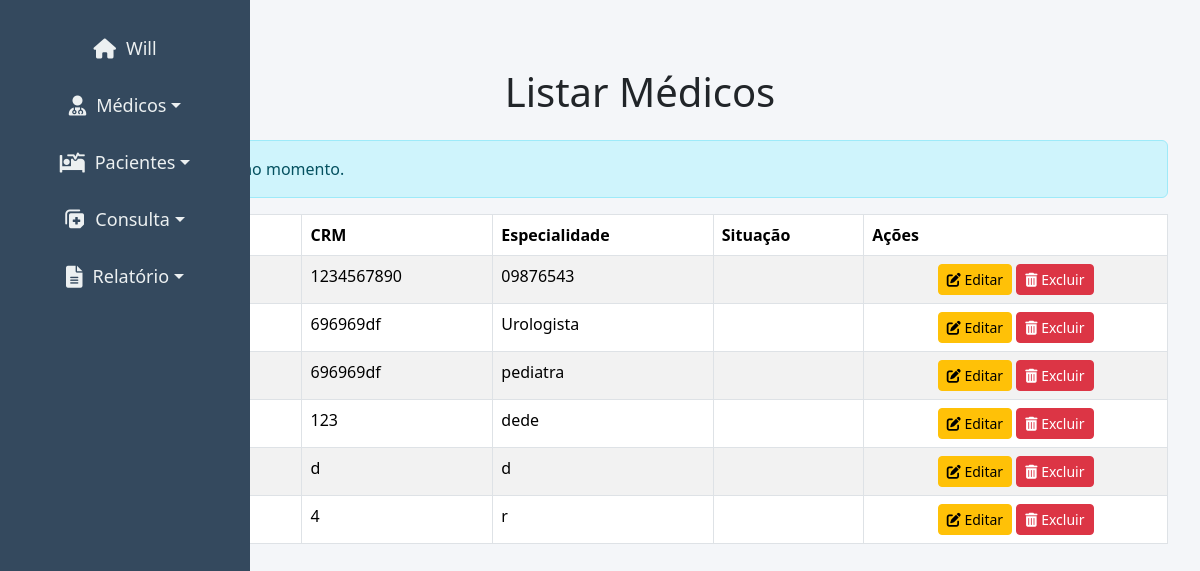
/?page=listar-medico, run on the app's committed database.
### tables this page shows
CREATE TABLE `medico` (
  `id_medico` int(10) UNSIGNED NOT NULL,
  `nome_medico` varchar(100) DEFAULT NULL,
  `crm_medico` varchar(20) DEFAULT NULL,
  `especialidade_medico` varchar(20) DEFAULT NULL
);

### listar-medico.php (the view, shortened to what this page needs)
<!DOCTYPE html>
<html lang="pt-BR">
<head>
  <link href="path/to/bootstrap.min.css" rel="stylesheet">
  <link href="https://cdnjs.cloudflare.com/ajax/libs/font-awesome/6.0.0-beta3/css/all.min.css" rel="stylesheet">
</head>
<body>
<div class="container my-5">
  <h1 class="text-center mb-4">Listar Médicos</h1>
  <?php
    $sql = "SELECT * FROM medico";
    $res = $conn->query($sql);
    $qtd = $res->num_rows;
    if($qtd > 0){
        echo "<div class='alert alert-info'><b>$qtd</b> Médico ativo no momento.</div>";
        echo "<div class='table-responsive'>";
        echo "<table class='table table-bordered table-striped table-hover'>";
        echo "<thead class='thead-dark'>";
        echo "<tr>";
        echo "<th>#</th>";
        echo "<th>Nome</th>";
        echo "<th>CRM</th>";
        echo "<th>Especialidade</th>";
        echo "<th>Situação</th>";
        echo "<th>Ações</th>";
        echo "</tr>";
        echo "</thead>";
        echo "<tbody>";
        while($row = $res->fetch_object()){
            echo "<tr>";
            echo "<td>".$row->id_medico."</td>";
            echo "<td>".$row->nome_medico."</td>";
            echo "<td>".$row->crm_medico."</td>";
            echo "<td>".$row->especialidade_medico."</td>";
            echo "<td>".$row->situacao."</td>";
            echo "<td class='text-center'>
                    <button class='btn btn-warning btn-sm'
                            onclick=\"location.href='?page=editar-medico&id_medico=".$row->id_medico."';\"
                            aria-label='Editar'>
                      <i class='fas fa-edit'></i> Editar
                    </button>
                    <button class='btn btn-danger btn-sm'
                            onclick=\"if(confirm('Deseja realmente excluir?')){location.href='?page=salvar-medico&acao=excluir&id_medico=".$row->id_medico."';}else{false;}\"
                            aria-label='Excluir'>
                      <i class='fas fa-trash-alt'></i> Excluir
                    </button>
                  </td>";
            echo "</tr>";
        }
        echo "</tbody>";
        echo "</table>";
        echo "</div>";
    } else {
        echo "<div class='alert alert-warning'>Não encontrou resultados</div>";
    }
  ?>
</div>
</body>
</html>

### index.php (shortened to what this page needs)
<!DOCTYPE html>
<html lang="pt-br">
<head>
    <link rel="stylesheet" href="css/bootstrap.min.css">
    <link href="https://cdnjs.cloudflare.com/ajax/libs/font-awesome/6.0.0-beta3/css/all.min.css" rel="stylesheet">
</head>
<body>
    <div class="sidebar">
        <div class="navbar-brand">
            <a  href="index.php" id="dropdownMenuButton1" aria-expanded="false">
            <i class="fas fa-home home-icon"></i>
                <span>Will</span>
            </a>
        </div>
        <div class="dropdown">
            <a class="dropdown-toggle" href="#" id="dropdownMenuButton1" data-bs-toggle="dropdown" aria-expanded="false">
                <i class="fas fa-user-md medico-icon"></i>
                <span>Médicos</span>
            </a>
        </div>
        <div class="dropdown">
            <a class="dropdown-toggle" href="#" id="dropdownMenuButton2" data-bs-toggle="dropdown" aria-expanded="false">
                <i class="fas fa-procedures paciente-icon"></i>
                <span>Pacientes</span>
            </a>
        </div>
        <div class="dropdown">
            <a class="dropdown-toggle" href="#" id="dropdownMenuButton3" data-bs-toggle="dropdown" aria-expanded="false">
                <i class="fas fa-notes-medical consulta-icon"></i>
                <span>Consulta</span>
            </a>
        </div>
    <div class="dropdown">
        <a class="dropdown-toggle" href="#" id="dropdownMenuButton4" data-bs-toggle="dropdown" aria-expanded="false">
            <i class="fas fa-file-alt"></i>
            <span>Relatório</span>
        </a>
    </div>
    </div>
    <div class="content">
        <?php
        include('config.php');
        switch(@$_REQUEST['page']){
            case 'listar-medico':
                include('listar-medico.php');
                break;
        }
        ?>
    </div>
</body>
</html>

### index.php (style rules this page uses)
body { margin: 0; font-family: 'Arial', sans-serif; display: flex; height: 100vh; background-color: #f4f6f9; }
.sidebar { width: 80px; height: 100%; background-color: #2c3e50; position: fixed; top: 0; left: 0; z-index: 1000; transition: width 0.3s ease, background-color 0.3s ease; display: flex; flex-direction: column; align-items: center; padding-top: 20px; }
.sidebar a { color: #ecf0f1; padding: 15px; text-decoration: none; font-size: 18px; width: 100%; text-align: left; transition: background-color 0.3s ease, padding-left 0.3s ease; display: flex; align-items: center; justify-content: flex-start; white-space: nowrap; }
.sidebar a i { margin-right: 10px; font-size: 22px; }
.sidebar a span { display: none; }
.content { margin-left: 80px; flex-grow: 1; padding: 20px; background-color: #f4f6f9; transition: margin-left 0.3s ease; }
.dropdown-toggle::after { font-size: 1.2rem; margin-left: auto; }
.sidebar .home-icon, .sidebar .medico-icon, .sidebar .paciente-icon, .sidebar .consulta-icon, .sidebar .transferencia-icon { font-size: 20px; }

### data on the page
medico: crm_medico "1234567890", especialidade_medico "09876543"
medico: crm_medico "696969df", especialidade_medico "Urologista"
medico: crm_medico "696969df", especialidade_medico "pediatra"
medico: crm_medico "123", especialidade_medico "dede"
medico: crm_medico "d", especialidade_medico "d"
medico: crm_medico "4", especialidade_medico "r"
